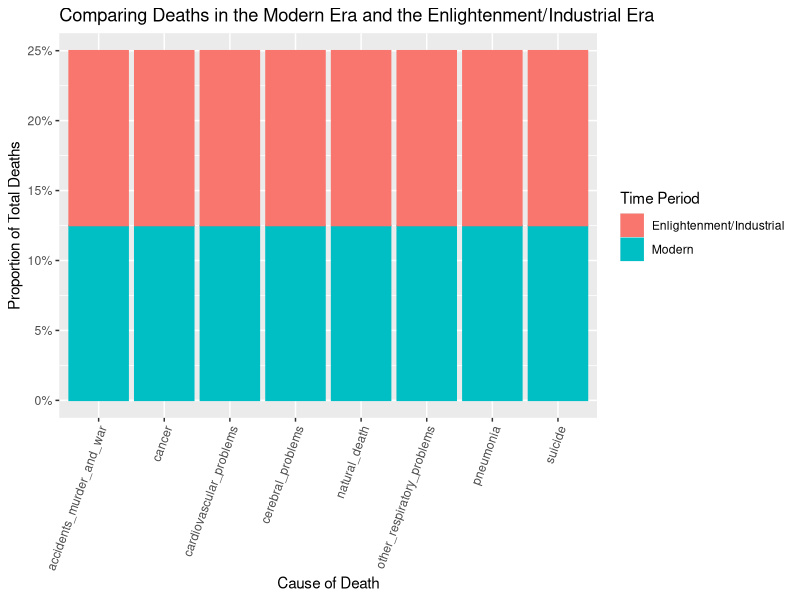

Recreate this plot in R.
library(tidyverse)
#Load file
modern <- read.csv("modern_death_noother.csv", stringsAsFactors = TRUE)
#View(modern)
#Count the number of occurences for all the causes and make it into a data frame
Counts1 <- count(modern, deathCause_label)
#Add a new column in the Counts1 dataframe for each factor's respective percentage (in decimal form)
Counts1$percent <- (Counts1$n / sum(Counts1$n))
#Add a new column idicating the factors' time periods, which are all "modern"
Counts1$time_period <- c("Time_Period")
Counts1$time_period <- "Modern"

industrial <- read.csv("enlight_industrial_death_noother.csv", stringsAsFactors = TRUE)
#View(industrial)
#Count the number of occurences for all the causes and make it into a data frame
Counts2 <- count(industrial, deathCause_label)
#Add a new column in the Counts2 dataframe for each factor's respective percentage (in decimal form)
Counts2$percent <- (Counts2$n / sum(Counts2$n))
#Add a new column idicating the factors' time periods, which are all "Enlightenment/Industrial"
Counts2$time_period <- c("Time_Period")
Counts2$time_period <- "Enlightenment/Industrial"

#Bind the Counts1 and Counts2 frames
total_eras<- rbind(Counts1, Counts2)

#Count the number of occurences for all the causes and make it into a data frame
Counts <- count(total_eras, deathCause_label)
#Add a new column for each factors respective percentage (in decimal form)
total_eras$percent <- Counts$n / sum(Counts$n)

#Plot the percentages as a bar chart 
ggplot()+
  #stat= 'identity' allows for the y variable mapped in the aesthetic to be computed
  geom_bar(data=total_eras, mapping=aes(x= deathCause_label, y= percent, color= time_period, fill= time_period), stat= 'identity')+
  #Angle the labels to 70 degrees so that they become legible
  theme(axis.text.x.bottom = element_text(angle=70, hjust = 1))+
  #Make a title as well as a new x and y axis label
  labs(title = "Comparing Deaths in the Modern Era and the Enlightenment/Industrial Era", x= "Cause of Death", y= "Proportion of Total Deaths", color= "Time Period", fill= "Time Period")+
  #Turn the y variable into percentage format
  scale_y_continuous(labels = scales::percent_format())
  



#table(deathCause_label)








#cancer <- modern %>% filter(str_detect(deathCause_label, '(?i)cancer'))
#carcinoma <- modern %>% filter(str_detect(deathCause_label, '(?i)oma$'))
#leukemia <- modern %>% filter(str_detect(deathCause_label, '(?i)leukemia'))
#suicide <- modern %>% filter(str_detect(deathCause_label, '(?i)suicide'))
#cerebral <- modern %>% filter(str_detect(deathCause_label, '(?i)cerebral'))
